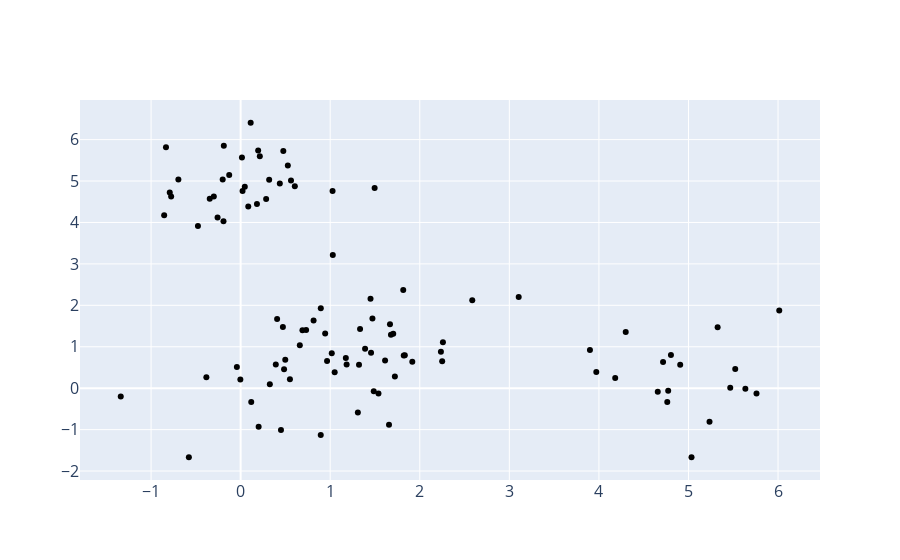

Notebook source saved alongside this figure:
### Code cell
import plotly.graph_objs as go
import numpy as np

# Assuming 'data' is already defined
d = np.vstack(data)

# Create a scatter plot
scatter = go.Scatter(x=d[:, 0], y=d[:, 1], mode='markers', marker=dict(color='black'))

# Set the layout with font size
layout = go.Layout(font=dict(size=16))

# Create the Figure with the scatter plot and layout
fig = go.Figure(data=[scatter], layout=layout)

# Show the figure
fig.show()
